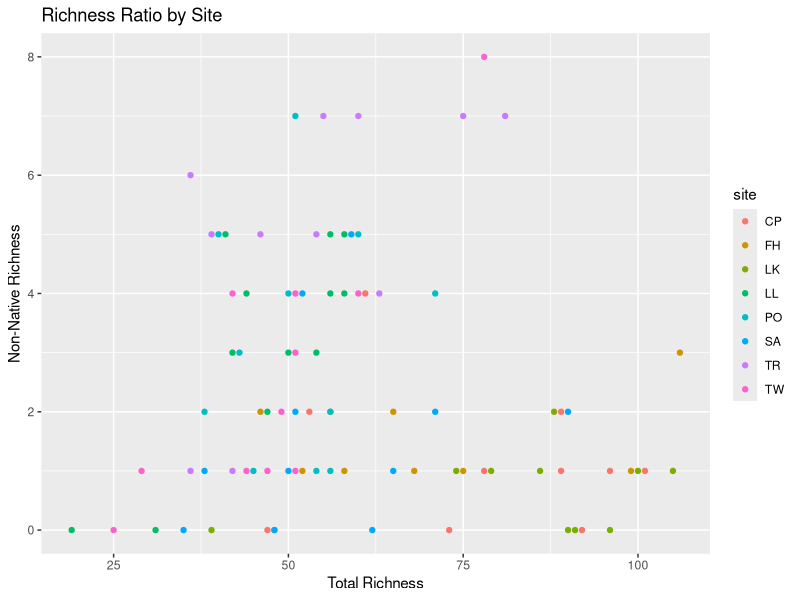
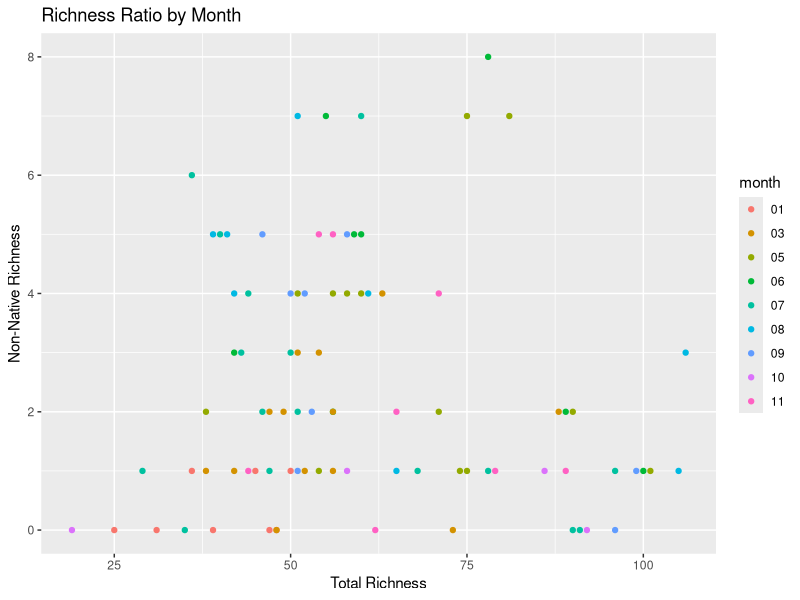
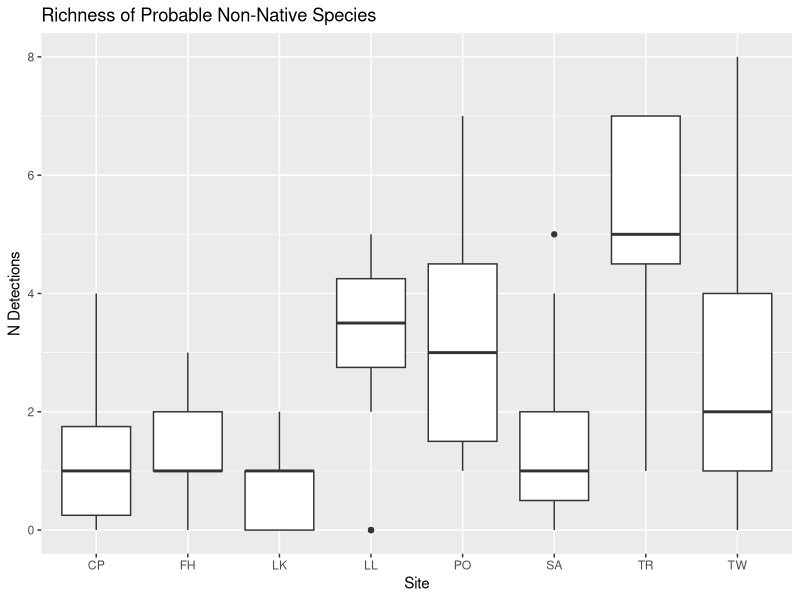
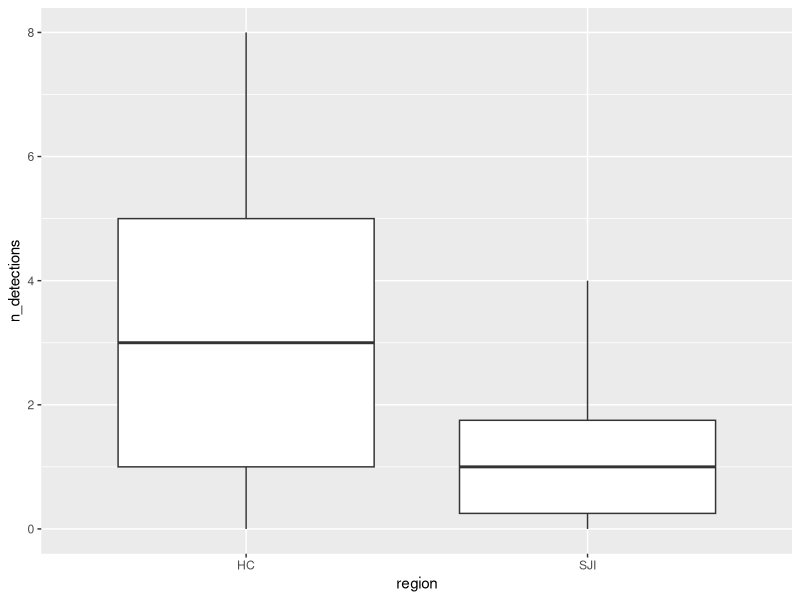
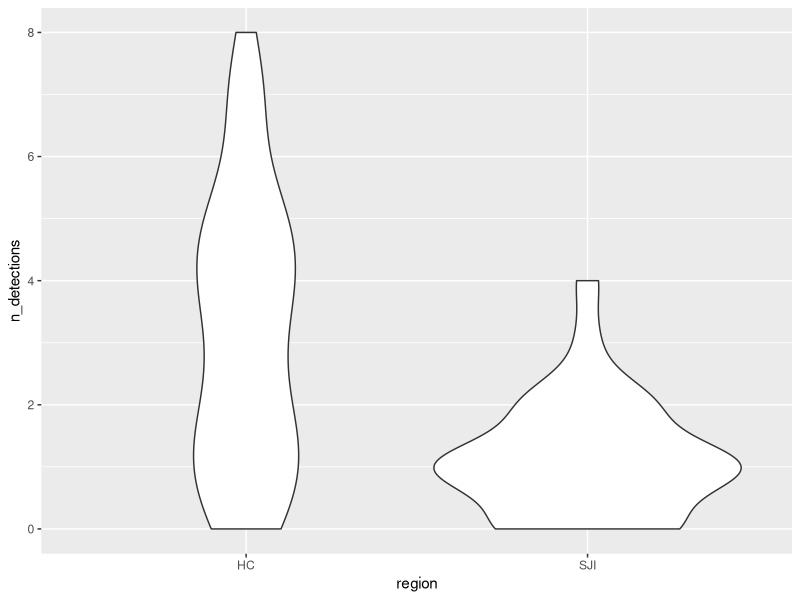
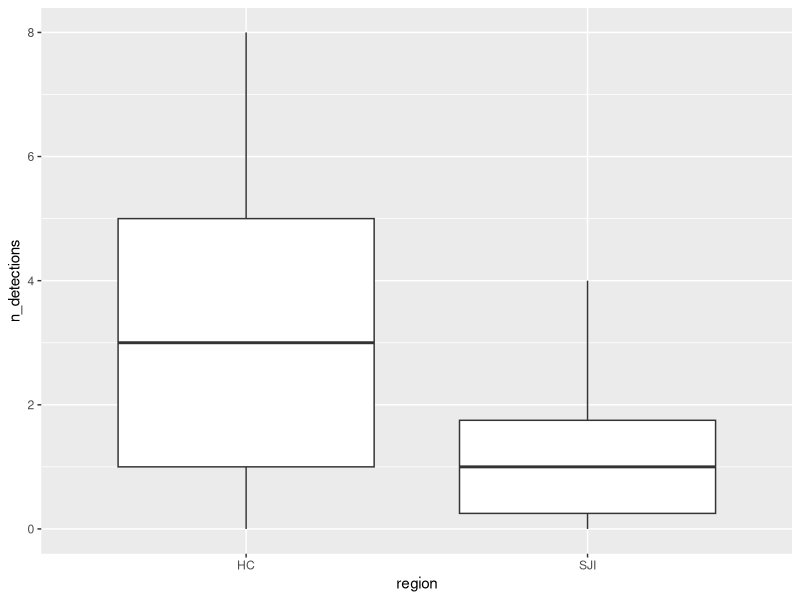
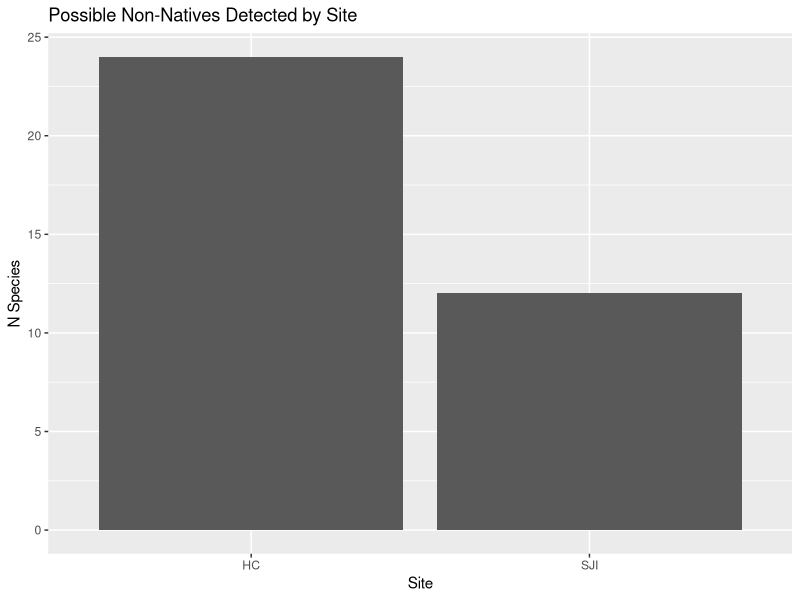
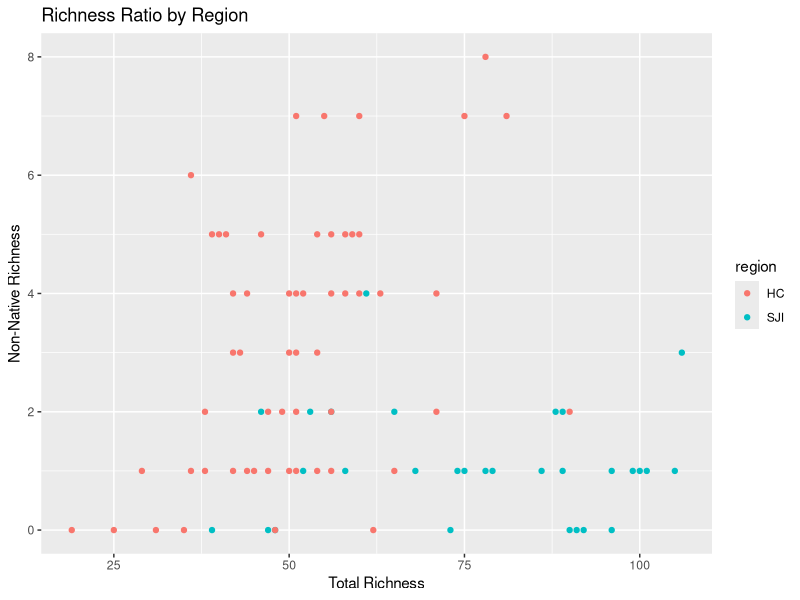

Here is the R script that generated these plots, in order:
# INVASIBILITY
# Joe Duprey
# Last Edited: 23/03/2021
# ====================================================
# "I would pick a few things you're confident in, and do a prelim analysis, 
# to see if the hypothesis holds water. Then, if it does, we can do more work 
# on the finer details of making sure each species is correctly ID'd"
#
# merge species distribution data (nonnative_vec) into existing dataframes
# xamine spatial/temporal trends
# ====================================================
library(tidyverse)
library(vegan)

nonnative_status <- read.csv("../docs/all_species_distributions_summary.csv")
just_nonnative <- read.csv("../docs/just_the_suspects.csv")
species_annotated <- read.csv("../data/species_annotated.csv")
by_sample_species <- read.csv('../data/by.sample.species.csv') # reads merged by tech and bio


nonnative_vec <- nonnative_status %>%
  select(species, nonnative)

# QA CHECK
# ====================================================
# get rid of NA species 
species_annotated <- species_annotated %>%
  filter(!(is.na(species)))

nonnative_vec <- nonnative_vec %>%
  filter(!(is.na(species)))

by_sample_species <- by_sample_species %>%
  filter(!(is.na(species)))
# ====================================================
unique(nonnative_vec$nonnative)
#QA distribution annotation data with other dataframes 
QA_species <- inner_join(nonnative_vec, species_annotated)

QA <- species_annotated$species[!(species_annotated$species 
                                  %in% QA_species$species)]
print(QA)

QA <- nonnative_vec$species[!(nonnative_vec$species 
                              %in% species_annotated$species)]
print(QA)

QA <- species_annotated$species[!(species_annotated$species 
                                  %in% nonnative_vec$species)]
print(QA)

length(unique(nonnative_vec$species))
nonnative_vec[duplicated(nonnative_vec$species),] #good, no duplicates now

# comparing by sample species and nonnative_vec
QA <- unique(by_sample_species$species)[!(unique(by_sample_species$species)) 
                                        %in% nonnative_vec$species]
print(QA)

QA <- nonnative_vec$species[!(nonnative_vec$species
                                        %in% unique(by_sample_species$species))]
print(QA)

unique(by_sample_species$species)

#by_sample_species_vec <- as.data.frame(unique(by_sample_species$species))
# ====================================================
species_annotated <- left_join(nonnative_vec, species_annotated)
# now use code from benthic boxplots 
# TODO I think the DF is changing length because NAs in by_sample_species
species_by_sample_alltax <- left_join(by_sample_species, species_annotated, by='species')
species_by_sample_alltax <- species_by_sample_alltax %>%
  filter(benthos %in% c("None","PLK","BEN","Both")) %>%
  separate(col=sample, remove=FALSE, into=c("site", "date"), sep = 2) 

unique(species_by_sample_alltax$nonnative)
# richness by species (or different division if altered)
n_detections_df <- species_by_sample_alltax %>%
  group_by(sample, species, .drop=FALSE) %>%
  summarise(richness = n()) %>%
  ungroup() %>%
  complete(sample, species,
           fill = list(richness = 0)) %>%
  separate(sample, into = c("site","date" ), sep = "_", remove = F)

# Moncho's code to check for NA's 
n_detections_df %>%
  ungroup() %>%
  summarise (sum(is.na(sample)),
             sum(is.na(site)),
             sum(is.na(species)),
             sum(richness == 0))

n_detections_df <- left_join(n_detections_df, nonnative_vec)

taxa_filter <- function(df, dist_status) {
  filt.df <- df %>%
    filter(nonnative %in% dist_status) %>%
    separate(date, into=c("year", "month"), sep=4)
  
  return(filt.df)
}

nonnatives_for_plot <- taxa_filter(n_detections_df, c(1))
allspecies_for_plot <- taxa_filter(n_detections_df, c(1, 0, "possible", "low", "single"))


just_nonnative_events <- nonnatives_for_plot %>%
  filter(richness == 1)

# TODO double check this code 
total_nn_detections <- nonnatives_for_plot %>%
  select(species, richness, sample) %>%
  group_by(sample) %>% ## group by sample or month or date etc.... 
  mutate(n_detections = sum(richness)) %>%
  distinct(sample, n_detections)

total_allspec_detections <- allspecies_for_plot %>%
  select(species, richness, sample) %>%
  group_by(sample) %>% ## group by sample or month or date etc.... 
  mutate(all_sp_detections = sum(richness)) %>%
  distinct(sample, all_sp_detections)

total_nn_detections <- total_nn_detections %>%
  separate(sample, into = c("site","date" ), sep = "_", remove = F) %>%
  separate(date, into=c("year", "month"), sep=4) %>%
  mutate(
    region = case_when(
      site %in% c("CP", "FH", "LK") ~ "SJI",
      site %in% c("LL", "PO", "SA", "TR", "TW") ~ "HC"
    )
  )

total_allspec_detections <- total_allspec_detections %>%
  separate(sample, into = c("site","date" ), sep = "_", remove = F) %>%
  separate(date, into=c("year", "month"), sep=4) %>%
  mutate(
    region = case_when(
      site %in% c("CP", "FH", "LK") ~ "SJI",
      site %in% c("LL", "PO", "SA", "TR", "TW") ~ "HC"
    )
  )

nonnative_vs_all_species <- left_join(total_nn_detections, total_allspec_detections)

# plotting 
# ====================================================  
#scatterplot non-native vs native
ggplot(nonnative_vs_all_species, aes(x=all_sp_detections, y=n_detections, color=site)) +
  labs(title = "Richness Ratio by Site",
       x = "Total Richness", y = "Non-Native Richness") +
  geom_point()


png(file="../figures/richness_ratio_region.png",
    width=800, height=450)

ggplot(nonnative_vs_all_species, aes(x=all_sp_detections, y=n_detections, color=region)) +
  labs(title = "Richness Ratio by Region",
       x = "Total Richness", y = "Non-Native Richness") +
  geom_point()
dev.off()

ggplot(nonnative_vs_all_species, aes(x=all_sp_detections, y=n_detections, color=month)) +
  labs(title = "Richness Ratio by Month",
       x = "Total Richness", y = "Non-Native Richness") +
  geom_point()

ggplot(total_nn_detections, aes(x=site, y=n_detections)) + 
  labs(title = "Richness of Probable Non-Native Species",
       x="Site", y="N Detections") +
  geom_boxplot()

ggplot(total_nn_detections, aes(x=region, y=n_detections)) + 
  geom_boxplot()

ggplot(total_nn_detections, aes(x=region, y=n_detections)) + 
  geom_violin()

ggplot(total_nn_detections, aes(x=region, y=n_detections)) + 
  geom_boxplot()

# lets just get a total number of unique nonnative detections for each region
# ====================================================  
# HC vs SJI 
just_nonnative_events <- just_nonnative_events %>%
  filter(nonnative %in% c(1, "possible")) # change this between c(1, "possible") and c(1) 
# for probably vs possible nonnatives. 

unique_species_by_region <- just_nonnative_events %>%
  mutate(
    region = case_when(
      site %in% c("CP", "FH", "LK") ~ "SJI",
      site %in% c("LL", "PO", "SA", "TR", "TW") ~ "HC"
    )) %>%
  distinct(species, region) # change this to site to get site summary 

barchart_df <- unique_species_by_region %>%
  group_by(region) %>% # change this to site to get site summary 
  mutate(n_species = n()) %>%
  distinct(region, n_species) # change to site to get site summary 

ggplot(barchart_df, aes(x=region, y=n_species)) +
  labs(title = "Possible Non-Natives Detected by Site",
       x="Site", y="N Species") +
  geom_bar(stat="identity")

# plot proportion of non-native detections by region 
# ====================================================  
  